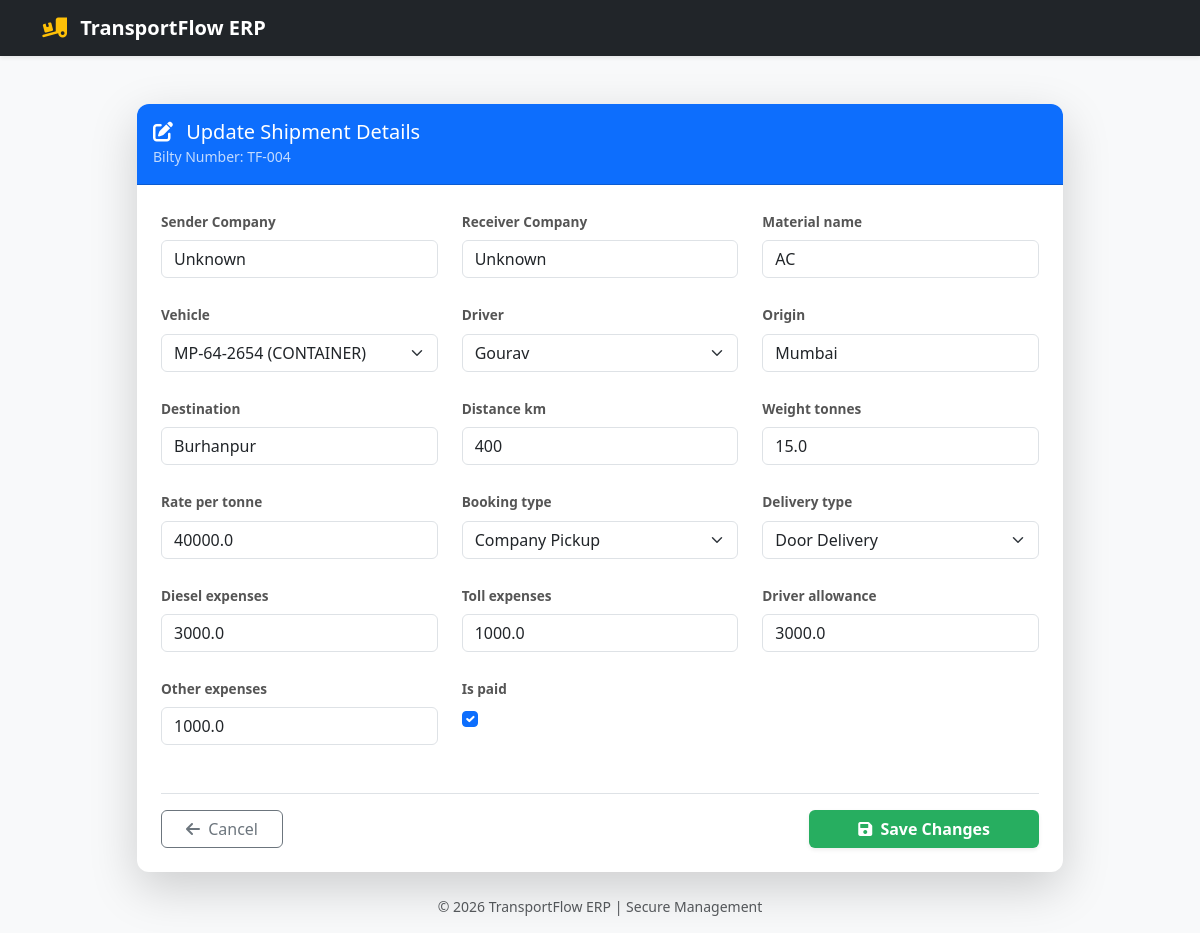
The page /edit/4/ (signed in) on the database as committed earlier.
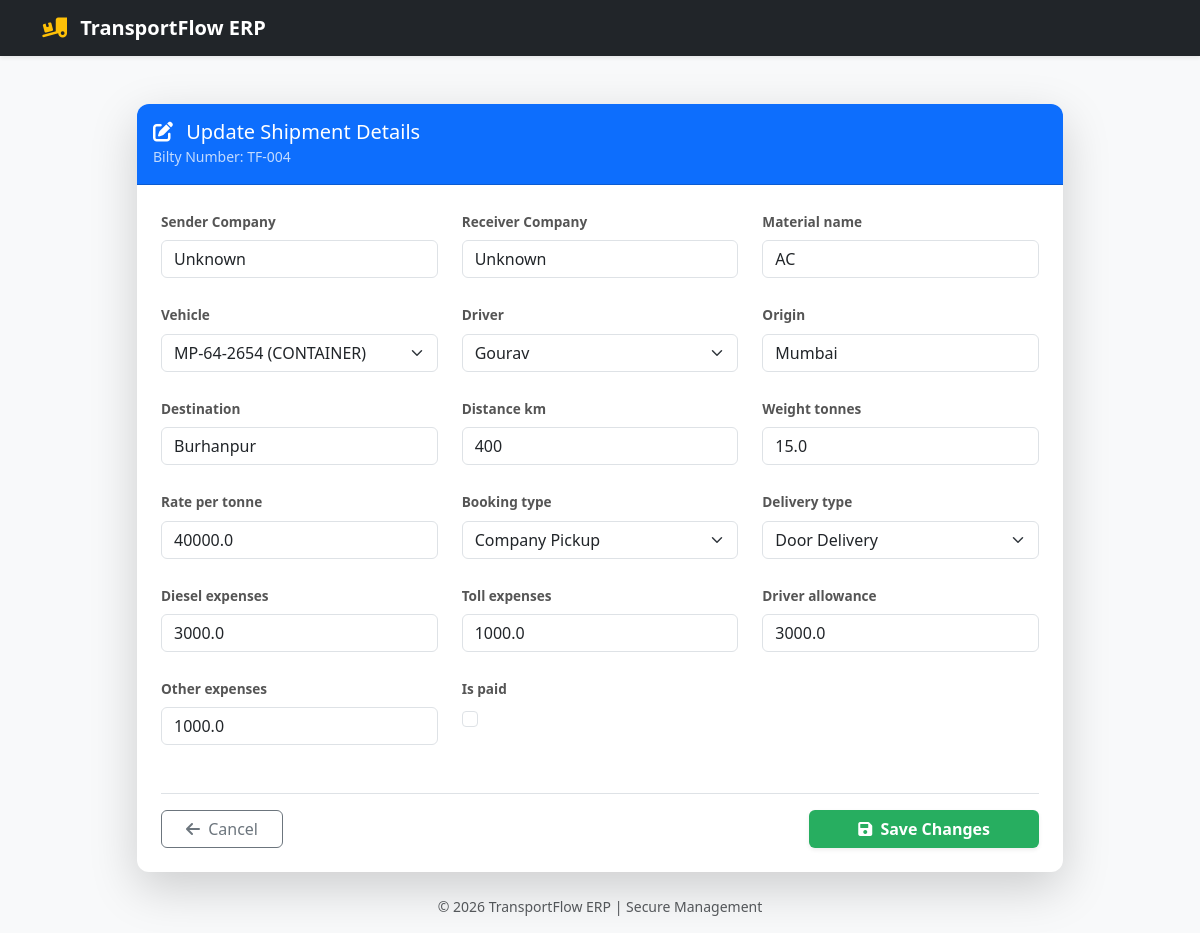
The same page on the database as committed later.
### shipments/models.py (models this page shows, shortened)
class Shipment(models.Model):
    bilty_number = models.CharField(max_length=20, unique=True, editable=False)
    material_name = models.CharField(max_length=100)
    consignor_name = models.CharField(max_length=200, default="Unknown", verbose_name="Sender Company")
    consignee_name = models.CharField(max_length=200, default="Unknown", verbose_name="Receiver Company")
    vehicle = models.ForeignKey(Vehicle, on_delete=models.CASCADE)
    driver = models.ForeignKey(Driver, on_delete=models.CASCADE)
    origin = models.CharField(max_length=100)
    destination = models.CharField(max_length=100)
    distance_km = models.PositiveIntegerField(default=0, null=True, blank=True)
    BOOKING_CHOICES = [
        ('pickup', 'Company Pickup'),
        ('drop', 'Customer Drop at Transport'),
    ]
    DELIVERY_CHOICES = [
        ('door', 'Door Delivery'),
        ('office', 'Office Collection'),
    ]
    booking_type = models.CharField(max_length=20, choices=BOOKING_CHOICES, default='drop')
    delivery_type = models.CharField(max_length=20, choices=DELIVERY_CHOICES, default='office')
    weight_tonnes = models.FloatField(default=0)
    rate_per_tonne = models.FloatField(default=0)
    total_freight = models.FloatField(default=0, editable=False) # Total Sale
    diesel_expenses = models.FloatField(default=0)
    toll_expenses = models.FloatField(default=0)
    driver_allowance = models.FloatField(default=0)
    other_expenses = models.FloatField(default=0)
    purchase_cost = models.FloatField(default=0, editable=False) # Total Expense
    net_profit = models.FloatField(default=0, editable=False)   # Final Profit
    is_paid = models.BooleanField(default=False)
    created_at = models.DateTimeField(auto_now_add=True)

### shipments/views.py (the view)
# urls.py: path('edit/<int:shipment_id>/', views.edit_shipment, name='edit_shipment'),
@login_required
def edit_shipment(request, shipment_id):
    shipment = get_object_or_404(Shipment, id=shipment_id)
    if request.method == 'POST':
        form = ShipmentForm(request.POST, instance=shipment)
        if form.is_valid():
            form.save()
            return redirect('dashboard')
    else:
        form = ShipmentForm(instance=shipment)
    return render(request, 'shipments/edit_shipment.html', {'form': form, 'shipment': shipment})

### fleet/models.py (called while the page is built)
    def __str__(self):
        return f"{self.vehicle_number} ({self.vehicle_type})"

    def __str__(self):
        return self.name

### shipments/templates/shipments/edit_shipment.html (shortened to what this page needs)
<!DOCTYPE html>
<html lang="en">
<head>
    <link href="https://cdn.jsdelivr.net/npm/bootstrap@5.3.0/dist/css/bootstrap.min.css" rel="stylesheet">
    <link rel="stylesheet" href="https://cdnjs.cloudflare.com/ajax/libs/font-awesome/6.0.0/css/all.min.css">
</head>
<body class="bg-light">
    <nav class="navbar navbar-dark bg-dark mb-5 shadow-sm">
        <div class="container">
            <a class="navbar-brand fw-bold" href="{% url 'dashboard' %}">
                <i class="fas fa-truck-loading text-warning me-2"></i> TransportFlow ERP
            </a>
        </div>
    </nav>
    <div class="container">
        <div class="row justify-content-center">
            <div class="col-md-10">
                <div class="card shadow-lg border-0">
                    <div class="card-header bg-primary text-white py-3">
                        <h5 class="mb-0"><i class="fas fa-edit me-2"></i> Update Shipment Details</h5>
                        <small class="opacity-75">Bilty Number: {{ shipment.bilty_number }}</small>
                    </div>
                    <div class="card-body p-4">
                        <form method="POST">
                            <div class="row g-4">
                                {% for field in form %}
                                <div class="col-md-4">
                                    <label class="form-label">{{ field.label }}</label>
                                    <div class="input-group">
                                        {{ field }}
                                    </div>
                                </div>
                                {% endfor %}
                            </div>
                            <div class="mt-5 pt-3 border-top d-flex justify-content-between">
                                <a href="{% url 'dashboard' %}" class="btn btn-outline-secondary px-4">
                                    <i class="fas fa-arrow-left me-1"></i> Cancel
                                </a>
                                <button type="submit" class="btn btn-update px-5 shadow-sm">
                                    <i class="fas fa-save me-1"></i> Save Changes
                                </button>
                            </div>
                        </form>
                    </div>
                </div>
                <p class="text-center mt-4 text-muted small">&copy; 2026 TransportFlow ERP | Secure Management</p>
            </div>
        </div>
    </div>
</body>
</html>

Rows that differ between the two databases and show on the page:
changed Shipment "TF-004": is_paid "☑" → "☐"
